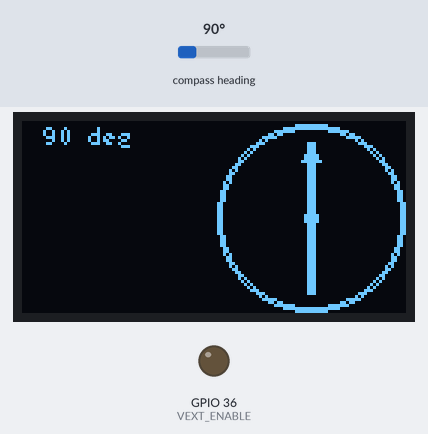
Simulated run of this program. Board: ESP32. Shown: 128×64 one-colour display, output pins drawn as LEDs (lit = HIGH). Wiring (inferred from the names in the program): QMC5883L compass at I2C address 0x0D. Inputs (shaded band) come from the test bench; at power-on: compass heading 90°. What the program prints to the serial monitor is not drawn.

Above: at 2.1 s.
2.2 s: compass heading set to 7°
At 3.1 s:
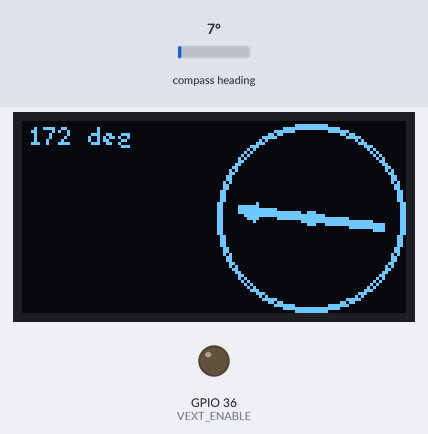
3.7 s: compass heading set to 180°
At 4.9 s:
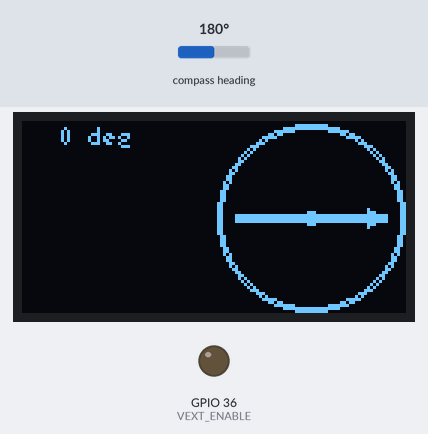
5.2 s: compass heading set to 269°
At 5.9 s:
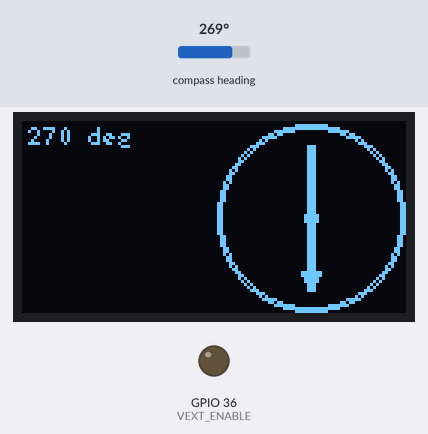
Timing chart, 0 to 8.2 s (numbered marks = the images above; inputs shaded):
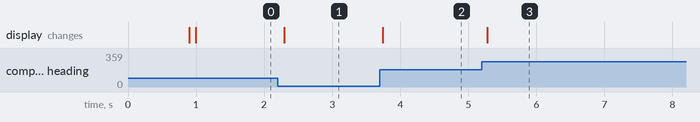

The program:

main.cpp
```cpp
#include <Arduino.h>
#include <Wire.h>
#include <U8g2lib.h>
#include <math.h>

// Heltec WiFi LoRa 32 V4 (ESP32-S3)
static const int VEXT_ENABLE = 36; // activo LOW
static const int OLED_SDA    = 17;
static const int OLED_SCL    = 18;
static const int OLED_RST    = 21;

// Brújula en otro I2C
static const int MAG_SDA = 5;
static const int MAG_SCL = 6;

U8G2_SSD1306_128X64_NONAME_F_HW_I2C u8g2(U8G2_R0, OLED_RST);

// --- Brújula ---
uint8_t MAG_ADDR = 0;
bool isQMC = false;

// Centro y radio para 128x64
const int cx = 96;
const int cy = 32;
const int radio = 31;

void dibujarFlechaGruesa(int cx, int cy, float angulo, int longitud);

// ========================
// I2C SCANNER para un bus específico
// ========================
void scanI2C(TwoWire &bus, const char* name) {
  Serial.printf("\nEscaneando %s...\n", name);
  for (uint8_t addr = 1; addr < 127; addr++) {
    bus.beginTransmission(addr);
    if (bus.endTransmission() == 0) {
      Serial.print("✅ Encontrado: 0x");
      Serial.println(addr, HEX);
    }
  }
}

// ========================
// QMC5883L init/read (usa "bus")
// ========================
bool initQMC(TwoWire &bus) {
  bus.beginTransmission(MAG_ADDR);
  bus.write(0x0B);
  bus.write(0x01);
  if (bus.endTransmission() != 0) return false;

  delay(10);

  uint8_t control = (0b11 << 6) | (0b01 << 4) | (0b10 << 2) | (0b01);
  bus.beginTransmission(MAG_ADDR);
  bus.write(0x09);
  bus.write(control);
  return (bus.endTransmission() == 0);
}

bool readQMC(TwoWire &bus, int16_t &mx, int16_t &my, int16_t &mz) {
  bus.beginTransmission(MAG_ADDR);
  bus.write(0x00);
  if (bus.endTransmission(false) != 0) return false;

  bus.requestFrom((int)MAG_ADDR, 6);
  if (bus.available() < 6) return false;

  int16_t x = bus.read() | (bus.read() << 8);
  int16_t y = bus.read() | (bus.read() << 8);
  int16_t z = bus.read() | (bus.read() << 8);

  mx = x; my = y; mz = z;
  return true;
}

// ========================
// HMC5883L init/read (usa "bus")
// ========================
bool initHMC(TwoWire &bus) {
  bus.beginTransmission(MAG_ADDR);
  bus.write(0x00); bus.write(0x70);
  if (bus.endTransmission() != 0) return false;

  bus.beginTransmission(MAG_ADDR);
  bus.write(0x01); bus.write(0xA0);
  if (bus.endTransmission() != 0) return false;

  bus.beginTransmission(MAG_ADDR);
  bus.write(0x02); bus.write(0x00);
  return (bus.endTransmission() == 0);
}

bool readHMC(TwoWire &bus, int16_t &mx, int16_t &my, int16_t &mz) {
  bus.beginTransmission(MAG_ADDR);
  bus.write(0x03);
  if (bus.endTransmission(false) != 0) return false;

  bus.requestFrom((int)MAG_ADDR, 6);
  if (bus.available() < 6) return false;

  int16_t x = (bus.read() << 8) | bus.read();
  int16_t z = (bus.read() << 8) | bus.read();
  int16_t y = (bus.read() << 8) | bus.read();

  mx = x; my = y; mz = z;
  return true;
}

float headingFromXY(int16_t mx, int16_t my) {
  float ang = atan2((float)my, (float)mx) * 180.0 / PI;
  if (ang < 0) ang += 360.0;
  return ang;
}

void setup() {
  Serial.begin(115200);
  delay(800);

  // Power OLED (VEXT)
  pinMode(VEXT_ENABLE, OUTPUT);
  digitalWrite(VEXT_ENABLE, LOW);
  delay(100);

  // I2C OLED (bus 0)
  Wire.begin(OLED_SDA, OLED_SCL);
  Wire.setClock(100000);

  // I2C Brújula (bus 1)
  Wire1.begin(MAG_SDA, MAG_SCL);
  Wire1.setClock(100000);

  // OLED
  u8g2.begin();
  u8g2.setContrast(255);

  Serial.println("\n=== OLED + BRUJULA (2 buses I2C) ===");
  scanI2C(Wire, "Wire (OLED 17/18)");
  scanI2C(Wire1, "Wire1 (MAG 5/6)");

  // Detectar brújula en Wire1
  for (uint8_t addr : {0x0D, 0x1E}) {
    Wire1.beginTransmission(addr);
    if (Wire1.endTransmission() == 0) {
      MAG_ADDR = addr;
      break;
    }
  }

  if (MAG_ADDR == 0x0D) {
    isQMC = true;
    Serial.println("🧭 Detectado: QMC5883L (0x0D) en Wire1");
    if (!initQMC(Wire1)) Serial.println("⚠️ No pude inicializar QMC");
  } else if (MAG_ADDR == 0x1E) {
    isQMC = false;
    Serial.println("🧭 Detectado: HMC5883L (0x1E) en Wire1");
    if (!initHMC(Wire1)) Serial.println("⚠️ No pude inicializar HMC");
  } else {
    Serial.println("❌ No se detectó brújula en Wire1 (0x0D ni 0x1E).");
  }
}

void loop() {
  int16_t mx=0, my=0, mz=0;
  bool ok = false;

  if (MAG_ADDR != 0) {
    ok = isQMC ? readQMC(Wire1, mx, my, mz) : readHMC(Wire1, mx, my, mz);
  }

 float anguloReal = ok ? headingFromXY(mx, my) : 0;

  // 🔢 ÁNGULO PARA EL NÚMERO (invertido como te gusta)
  float anguloNumero = 360.0 - anguloReal;
  anguloNumero = fmod(anguloNumero + 180.0, 360.0);

  // 🧭 ÁNGULO PARA LA FLECHA (sentido correcto)
  float anguloFlecha = anguloReal;

anguloFlecha = fmod(anguloFlecha + 180.0, 360.0);
  u8g2.clearBuffer();

  u8g2.drawCircle(cx, cy, radio);
  u8g2.drawCircle(cx, cy, radio - 1);

  dibujarFlechaGruesa(cx, cy, anguloFlecha, radio - 6);

  u8g2.setFont(u8g2_font_5x7_tr);
  char buffer[24];
  if (ok) snprintf(buffer, sizeof(buffer), "%3d deg", (int)anguloNumero);
  else    snprintf(buffer, sizeof(buffer), "MAG NO DATA");
  u8g2.drawStr(2, 8, buffer);

  u8g2.sendBuffer();
  delay(50);
}

// Tu función flecha (igual)
void dibujarFlechaGruesa(int cx, int cy, float angulo, int longitud) {
  float rad = angulo * PI / 180.0;

  int x_punta = cx + (int)(longitud * cos(rad));
  int y_punta = cy + (int)(longitud *  sin(rad));

  int x_cola = cx - (int)(longitud * cos(rad));
  int y_cola = cy - (int)(longitud * sin(rad));

  float perpRad = rad + PI / 2;
  int dx = (int)round(cos(perpRad));
  int dy = (int)round(sin(perpRad));

  u8g2.drawLine(x_cola, y_cola, x_punta, y_punta);
  u8g2.drawLine(x_cola + dx, y_cola + dy, x_punta + dx, y_punta + dy);
  u8g2.drawLine(x_cola - dx, y_cola - dy, x_punta - dx, y_punta - dy);

  int tamanoPunta = 7;
  float angIzq = (angulo + 150) * PI / 180.0;
  float angDer = (angulo - 150) * PI / 180.0;

  int x_izq = x_punta + (int)(tamanoPunta * cos(angIzq));
  int y_izq = y_punta + (int)(tamanoPunta * sin(angIzq));
  int x_der = x_punta + (int)(tamanoPunta * cos(angDer));
  int y_der = y_punta + (int)(tamanoPunta * sin(angDer));

  u8g2.drawTriangle(x_punta, y_punta, x_izq, y_izq, x_der, y_der);
  u8g2.drawDisc(cx, cy, 2);
}
```

Measured:
- after the input at 2.2 s, the display: changes after 0.09 s (image 1)
- after the input at 3.7 s, the display: changes after 0.05 s (image 2)
- after the input at 5.2 s, the display: changes after 0.08 s (image 3)
